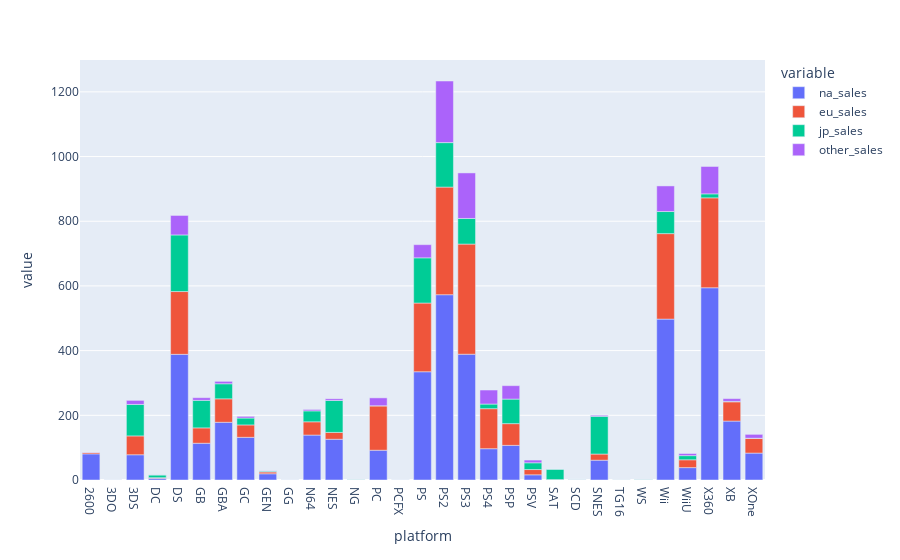

This figure's notebook cell:
### Code cell
#То же на plotly
fig3 = px.bar(df_platform_region, x = 'platform', y = ['na_sales', 'eu_sales', 'jp_sales', 'other_sales'])
fig3.show()

### Figure 1 — Plotly figure (JSON) as saved in the notebook; plotly's stock layout.template omitted (floating-point values rounded to 4 significant figures)
{"data": [{"alignmentgroup": "True", "hovertemplate": "variable=na_sales<br>platform=%{x}<br>value=%{y}<extra></extra>", "legendgroup": "na_sales", "marker": {"color": "#636efa", "pattern": {"shape": ""}}, "name": "na_sales", "offsetgroup": "na_sales", "orientation": "v", "showlegend": true, "textposition": "auto", "type": "bar", "x": ["2600", "3DO", "3DS", "DC", "DS", "GB", "GBA", "GC", "GEN", "GG", "N64", "NES", "NG", "PC", "PCFX", "PS", "PS2", "PS3", "PS4", "PSP", "PSV", "SAT", "SCD", "SNES", "TG16", "WS", "Wii", "WiiU", "X360", "XB", "XOne"], "xaxis": "x", "y": [80.78, 0, 78.03, 5.43, 388.5, 113.6, 178.4, 131.9, 19.27, 0, 138.9, 125.9, 0, 92.04, 0, 334.7, 572.9, 388.9, 96.8, 107.1, 16.07, 0.72, 1, 61.23, 0, 0, 497.4, 38.32, 594.3, 182.1, 83.19], "yaxis": "y"}, {"alignmentgroup": "True", "hovertemplate": "variable=eu_sales<br>platform=%{x}<br>value=%{y}<extra></extra>", "legendgroup": "eu_sales", "marker": {"color": "#EF553B", "pattern": {"shape": ""}}, "name": "eu_sales", "offsetgroup": "eu_sales", "orientation": "v", "showlegend": true, "textposition": "auto", "type": "bar", "x": ["2600", "3DO", "3DS", "DC", "DS", "GB", "GBA", "GC", "GEN", "GG", "N64", "NES", "NG", "PC", "PCFX", "PS", "PS2", "PS3", "PS4", "PSP", "PSV", "SAT", "SCD", "SNES", "TG16", "WS", "Wii", "WiiU", "X360", "XB", "XOne"], "xaxis": "x", "y": [4.86, 0, 58.29, 1.69, 194.1, 47.51, 72.49, 38.32, 5.52, 0, 41.03, 21.15, 0, 137.3, 0, 212.4, 332.6, 340.5, 123.7, 67.16, 16.27, 0.54, 0.36, 19.04, 0, 0, 264.4, 24.23, 278, 59.65, 45.65], "yaxis": "y"}, {"alignmentgroup": "True", "hovertemplate": "variable=jp_sales<br>platform=%{x}<br>value=%{y}<extra></extra>", "legendgroup": "jp_sales", "marker": {"color": "#00cc96", "pattern": {"shape": ""}}, "name": "jp_sales", "offsetgroup": "jp_sales", "orientation": "v", "showlegend": true, "textposition": "auto", "type": "bar", "x": ["2600", "3DO", "3DS", "DC", "DS", "GB", "GBA", "GC", "GEN", "GG", "N64", "NES", "NG", "PC", "PCFX", "PS", "PS2", "PS3", "PS4", "PSP", "PSV", "SAT", "SCD", "SNES", "TG16", "WS", "Wii", "WiiU", "X360", "XB", "XOne"], "xaxis": "x", "y": [0, 0.1, 97.3, 8.56, 175.0, 85.12, 46.56, 21.34, 2.67, 0.04, 33.76, 98.65, 1.44, 0.17, 0.03, 139.8, 137.5, 79.21, 14.3, 75.89, 20.86, 32.26, 0.45, 116.5, 0.16, 1.42, 68.28, 12.79, 12.3, 1.38, 0.34], "yaxis": "y"}, {"alignmentgroup": "True", "hovertemplate": "variable=other_sales<br>platform=%{x}<br>value=%{y}<extra></extra>", "legendgroup": "other_sales", "marker": {"color": "#ab63fa", "pattern": {"shape": ""}}, "name": "other_sales", "offsetgroup": "other_sales", "orientation": "v", "showlegend": true, "textposition": "auto", "type": "bar", "x": ["2600", "3DO", "3DS", "DC", "DS", "GB", "GBA", "GC", "GEN", "GG", "N64", "NES", "NG", "PC", "PCFX", "PS", "PS2", "PS3", "PS4", "PSP", "PSV", "SAT", "SCD", "SNES", "TG16", "WS", "Wii", "WiiU", "X360", "XB", "XOne"], "xaxis": "x", "y": [0.84, 0, 12.55, 0.27, 60.29, 8.16, 7.51, 5.13, 0.89, 0, 4.31, 5.31, 0, 24.33, 0, 40.69, 190.5, 140.8, 43.36, 41.52, 8.41, 0.07, 0.05, 3.22, 0, 0, 79.2, 6.45, 84.67, 8.48, 11.92], "yaxis": "y"}], "layout": {"autosize": true, "barmode": "relative", "legend": {"title": {"text": "variable"}, "tracegroupgap": 0}, "margin": {"t": 60}, "xaxis": {"anchor": "y", "autorange": true, "domain": [0, 1], "range": [-0.5, 30.5], "title": {"text": "platform"}, "type": "category"}, "yaxis": {"anchor": "x", "autorange": true, "domain": [0, 1], "range": [0, 1298.0], "title": {"text": "value"}, "type": "linear"}}}
